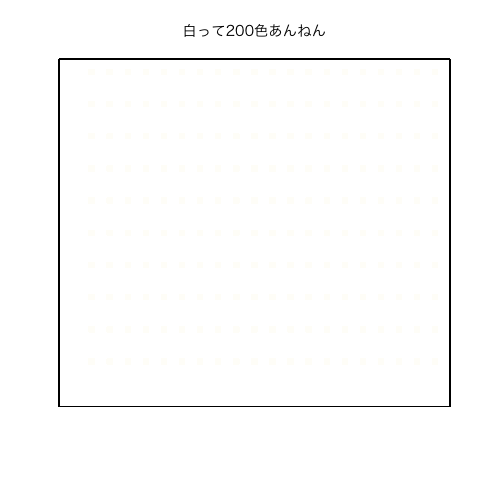

This chart was generated by the following R code:
install.packages("dplyr")
library(dplyr)
par(family = "HiraKakuProN-W3") # to put Japanese on figure

# make RGB colors
palette_mono <- data.frame(numbers = 255:246, keys = rep(0, 10))
palette_bi <- left_join(palette_mono, palette_mono, by = "keys")
palette_tri <- left_join(palette_mono, palette_bi, by = "keys")

palette <- 
  palette_tri %>%
  select(R = numbers.x, G = numbers.y, B = numbers)

# arrange in order of proximity to (R, G, B) = (255, 255, 255)
ds_sq = c()
for (i in 1:nrow(palette)) {
  d_sq = (palette[[1]][i])^2 + (palette[[2]][i])^2 + (palette[[3]][i])^2
  ds_sq = c(ds_sq, d_sq)
}
palette <-
  palette %>%
  mutate(SquaredDistance = ds_sq)
palette <- palette[order(palette$SquaredDistance, decreasing=T), ]

anmika <- function(n=200) {
  
  # decide width and height to plot points
  a = as.integer(sqrt(n))
  while (0 < a) {
    b = n / a
    if (b %% 1 == 0) {
      break
    }
    a <- a - 1
  }
  height = a
  width = b
  x <- 1:width
  y <- rep(1:height, width/height)
  coordinates <- expand.grid(x, y)
  coordinates_random <- sample_n(tbl = coordinates, size = nrow(coordinates))
  
  for (i in 1:n) {
    # convert decimal into hexadecimal
    ffs = c()
    for (j in 1:3) {
      ff = sprintf("%02X", palette[[j]][n])
      ffs = c(ffs, ff)
    }
    RGB = paste0('#', ffs[1], ffs[2], ffs[3])
    # plot
    plot(x = coordinates_random$Var1,
         y = coordinates_random$Var2,
         col = RGB, bg = RGB, pch = 15,
         xlim = c(0, width), ylim = c(0, height),
         xlab = "", ylab = "", xaxt = "n", yaxt = "n")
    par(new=T)
  }
  title(paste0('白って', n, '色あんねん'))
  # output
  dev.copy(png, file = paste0("white", n, ".png"))
  dev.off()
}

input <- readline("Enter any number (1~1000): ")
anmika(as.numeric(input))
